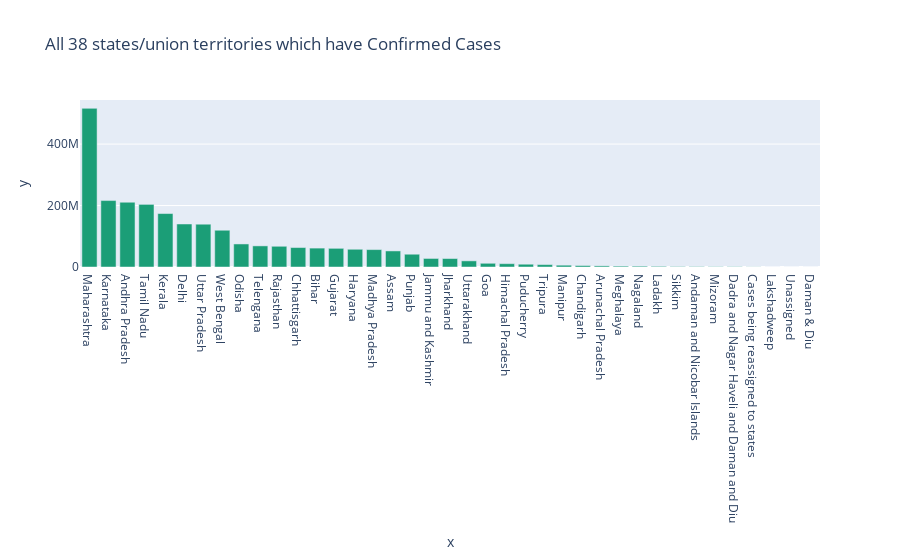

Source (notebook cell):
### Code cell
px.bar(x=confirmed.nlargest(39,"Confirmed")["State/UnionTerritory"],y = confirmed.nlargest(39,"Confirmed")["Confirmed"],color_discrete_sequence=px.colors.qualitative.Dark2,title="All 38 states/union territories which have Confirmed Cases")

### Figure 1 — Plotly figure (JSON) as saved in the notebook; plotly's stock layout.template omitted (floating-point values rounded to 4 significant figures)
{"data": [{"alignmentgroup": "True", "hovertemplate": "x=%{x}<br>y=%{y}<extra></extra>", "legendgroup": "", "marker": {"color": "rgb(27,158,119)"}, "name": "", "offsetgroup": "", "orientation": "v", "showlegend": false, "textposition": "auto", "type": "bar", "x": ["Maharashtra", "Karnataka", "Andhra Pradesh", "Tamil Nadu", "Kerala", "Delhi", "Uttar Pradesh", "West Bengal", "Odisha", "Telengana", "Rajasthan", "Chhattisgarh", "Bihar", "Gujarat", "Haryana", "Madhya Pradesh", "Assam", "Punjab", "Jammu and Kashmir", "Jharkhand", "Uttarakhand", "Goa", "Himachal Pradesh", "Puducherry", "Tripura", "Manipur", "Chandigarh", "Arunachal Pradesh", "Meghalaya", "Nagaland", "Ladakh", "Sikkim", "Andaman and Nicobar Islands", "Mizoram", "Dadra and Nagar Haveli and Daman and Diu", "Cases being reassigned to states", "Lakshadweep", "Unassigned", "Daman & Diu"], "xaxis": "x", "y": [516281626, 216181457, 210789590, 203749579, 173919539, 139960345, 139253955, 119629349, 74984512, 68683742, 67438958, 63339141, 61519210, 60760431, 57687972, 56660576, 52286878, 41589604, 27775558, 27455287, 19979389, 12066208, 10811952, 9009636, 7769307, 5843202, 4690884, 3671031, 2801586, 2622854, 2085695, 1255806, 1189952, 904891, 898744, 345565, 56944, 161, 2], "yaxis": "y"}], "layout": {"barmode": "relative", "legend": {"tracegroupgap": 0}, "title": {"text": "All 38 states/union territories which have Confirmed Cases"}, "xaxis": {"anchor": "y", "domain": [0, 1], "title": {"text": "x"}}, "yaxis": {"anchor": "x", "domain": [0, 1], "title": {"text": "y"}}}}
